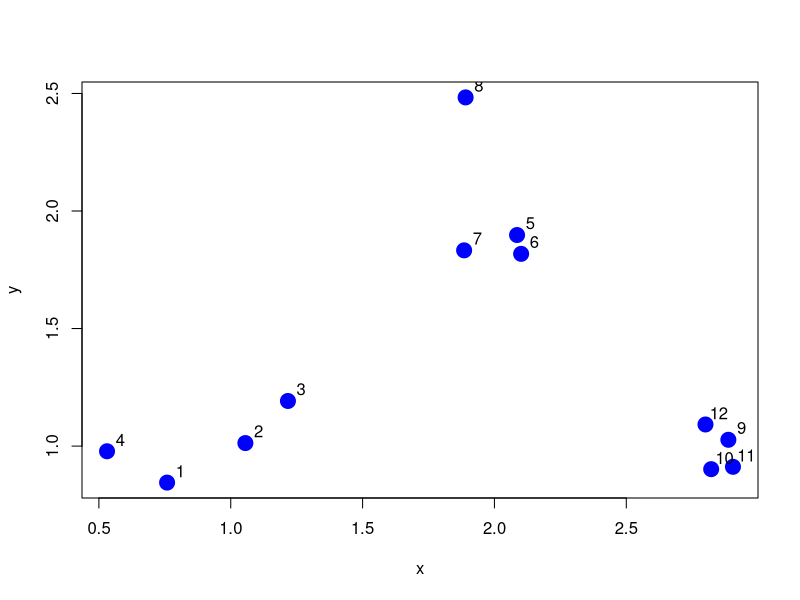
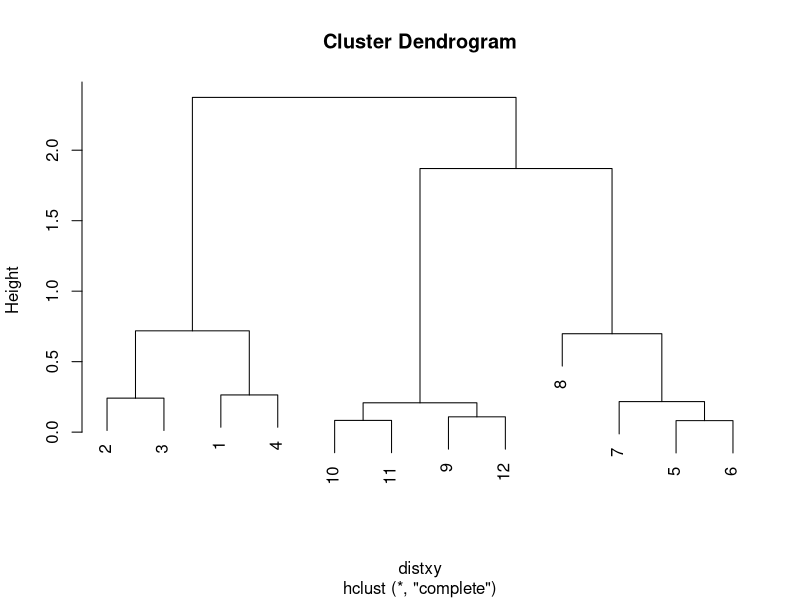
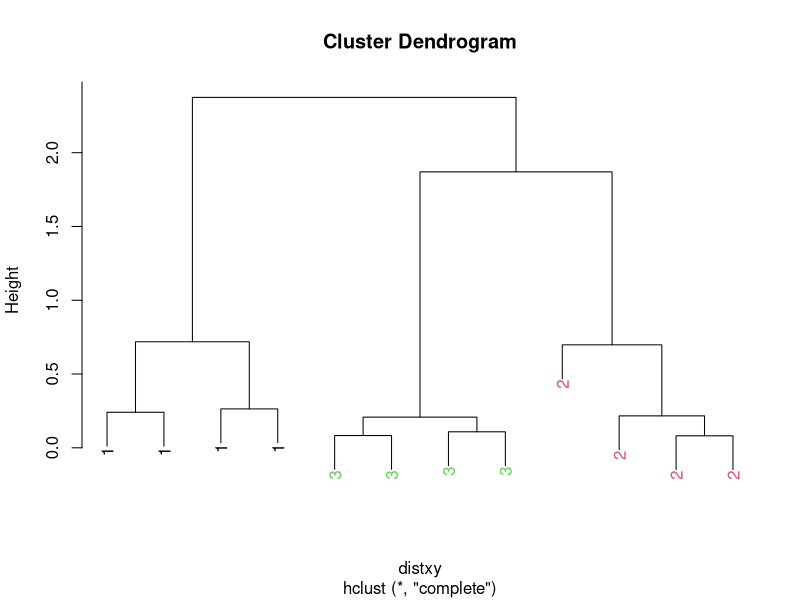
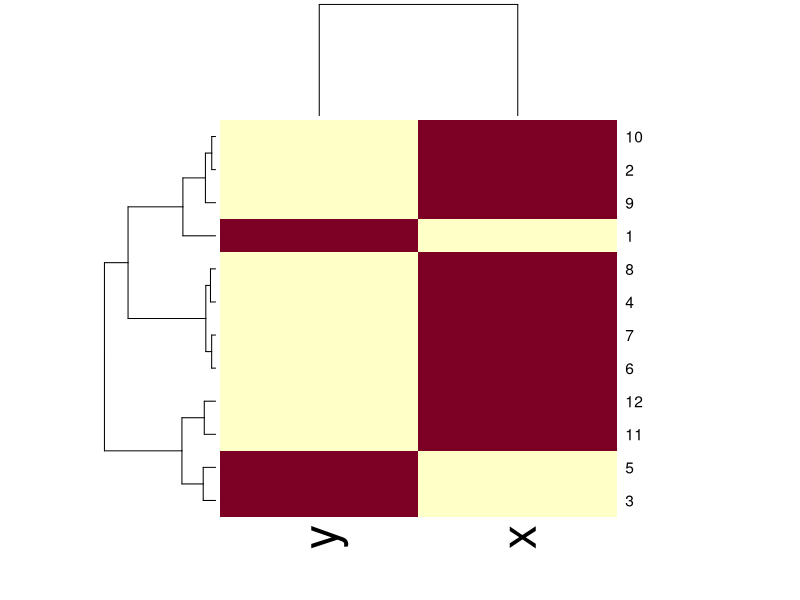

Write R code to recreate these figures, in order.
## ---- chunk 1
set.seed(1234)
#par(mar = c(0,0,0,0))
x  <- rnorm(12,mean=rep(1:3, each = 4), sd = 0.2)
y  <- rnorm(12, mean=rep(c(1,2,1), each = 4), sd = 0.2)
plot(x,y,col="blue", pch = 19, cex=2)
text(x + 0.05, y + 0.05, labels = as.character(1:12))

## ---- chunk 2
dataFrame  <- data.frame(x=x, y=y)
distxy  <- dist(dataFrame) #it gives "distance matrix"
hClustering  <- hclust(distxy)
plot(hClustering)
## ---- chunk 3
myplclust <- function( hclust, lab=hclust$labels, lab.col=rep(1,length(hclust$labels)), hang=0.1,...){
  ## modifiction of plclust for plotting hclust objects *in colour*!
  ## Copyright Eva KF Chan 2009
  ## Arguments:
  ##    hclust:    hclust object
  ##    lab:        a character vector of labels of the leaves of the tree
  ##    lab.col:    colour for the labels; NA=default device foreground colour
  ##    hang:     as in hclust & plclust
  ## Side effect:
  ##    A display of hierarchical cluster with coloured leaf labels.
  y <- rep(hclust$height,2); x <- as.numeric(hclust$merge)
  y <- y[which(x<0)]; x <- x[which(x<0)]; x <- abs(x)
  y <- y[order(x)]; x <- x[order(x)]
  plot( hclust, labels=FALSE, hang=hang, ... )
  text( x=x, y=y[hclust$order]-(max(hclust$height)*hang),
        labels=lab[hclust$order], col=lab.col[hclust$order], 
        srt=90, adj=c(1,0.5), xpd=NA, ... )
}

myplclust(hClustering, lab = rep(1:3, each = 4), lab.col = rep(1:3, each = 4))

## ---- chunk 4
dateFrame  <- data.frame(x = x, y = y)
set.seed(143)
dataMatrix  <- as.matrix(dataFrame)[sample(1:12),]
heatmap(dataMatrix)
